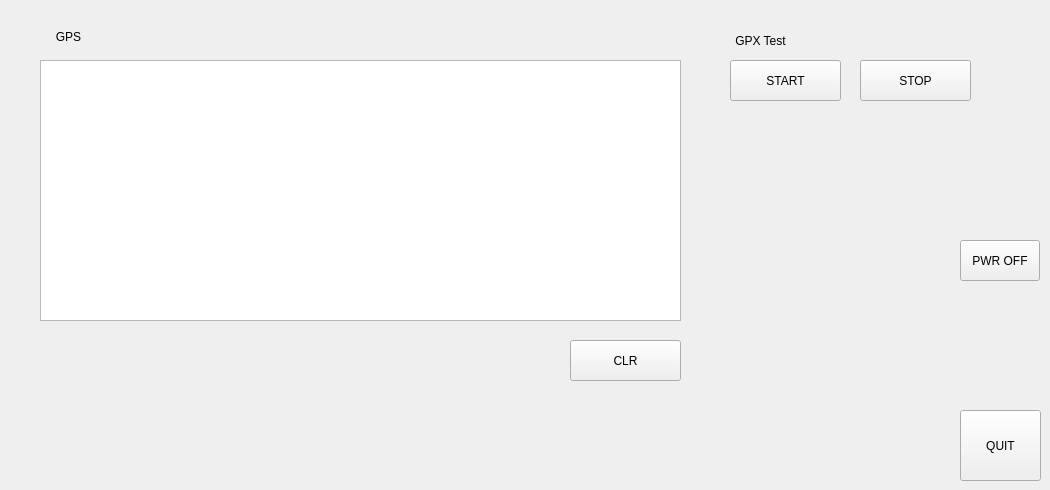
         <widget class="QWidget" name="test">
          <property name="enabled">
           <bool>true</bool>
          </property>
          <attribute name="title">
           <string>TOOLS</string>
          </attribute>
          <widget class="QPushButton" name="startTestBtn">
           <property name="geometry">
            <rect>
             <x>730</x>
             <y>60</y>
             <width>111</width>
             <height>41</height>
            </rect>
           </property>
           <property name="text">
            <string>START</string>
           </property>
          </widget>
          <widget class="QPushButton" name="stopTestBtn">
           <property name="geometry">
            <rect>
             <x>860</x>
             <y>60</y>
             <width>111</width>
             <height>41</height>
            </rect>
           </property>
           <property name="text">
            <string>STOP</string>
           </property>
          </widget>
          <widget class="QTextEdit" name="gpsTextEdit">
           <property name="geometry">
            <rect>
             <x>40</x>
             <y>60</y>
             <width>641</width>
             <height>261</height>
            </rect>
           </property>
           <property name="readOnly">
            <bool>true</bool>
           </property>
          </widget>
          <widget class="QLabel" name="label_4">
           <property name="geometry">
            <rect>
             <x>40</x>
             <y>30</y>
             <width>57</width>
             <height>14</height>
            </rect>
           </property>
           <property name="text">
            <string>GPS</string>
           </property>
           <property name="alignment">
            <set>Qt::AlignCenter</set>
           </property>
          </widget>
          <widget class="QPushButton" name="quitBtn">
           <property name="geometry">
            <rect>
             <x>960</x>
             <y>410</y>
             <width>81</width>
             <height>71</height>
            </rect>
           </property>
           <property name="text">
            <string>QUIT</string>
           </property>
          </widget>
          <widget class="QPushButton" name="clrGpsBtn">
           <property name="geometry">
            <rect>
             <x>570</x>
             <y>340</y>
             <width>111</width>
             <height>41</height>
            </rect>
           </property>
           <property name="text">
            <string>CLR</string>
           </property>
          </widget>
          <widget class="QLabel" name="label">
           <property name="geometry">
            <rect>
             <x>720</x>
             <y>30</y>
             <width>81</width>
             <height>21</height>
            </rect>
           </property>
           <property name="text">
            <string>GPX Test</string>
           </property>
           <property name="alignment">
            <set>Qt::AlignCenter</set>
           </property>
          </widget>
          <widget class="QPushButton" name="pwerOffBtn">
           <property name="geometry">
            <rect>
             <x>960</x>
             <y>240</y>
             <width>80</width>
             <height>41</height>
            </rect>
           </property>
           <property name="text">
            <string>PWR OFF</string>
           </property>
          </widget>
         </widget>
